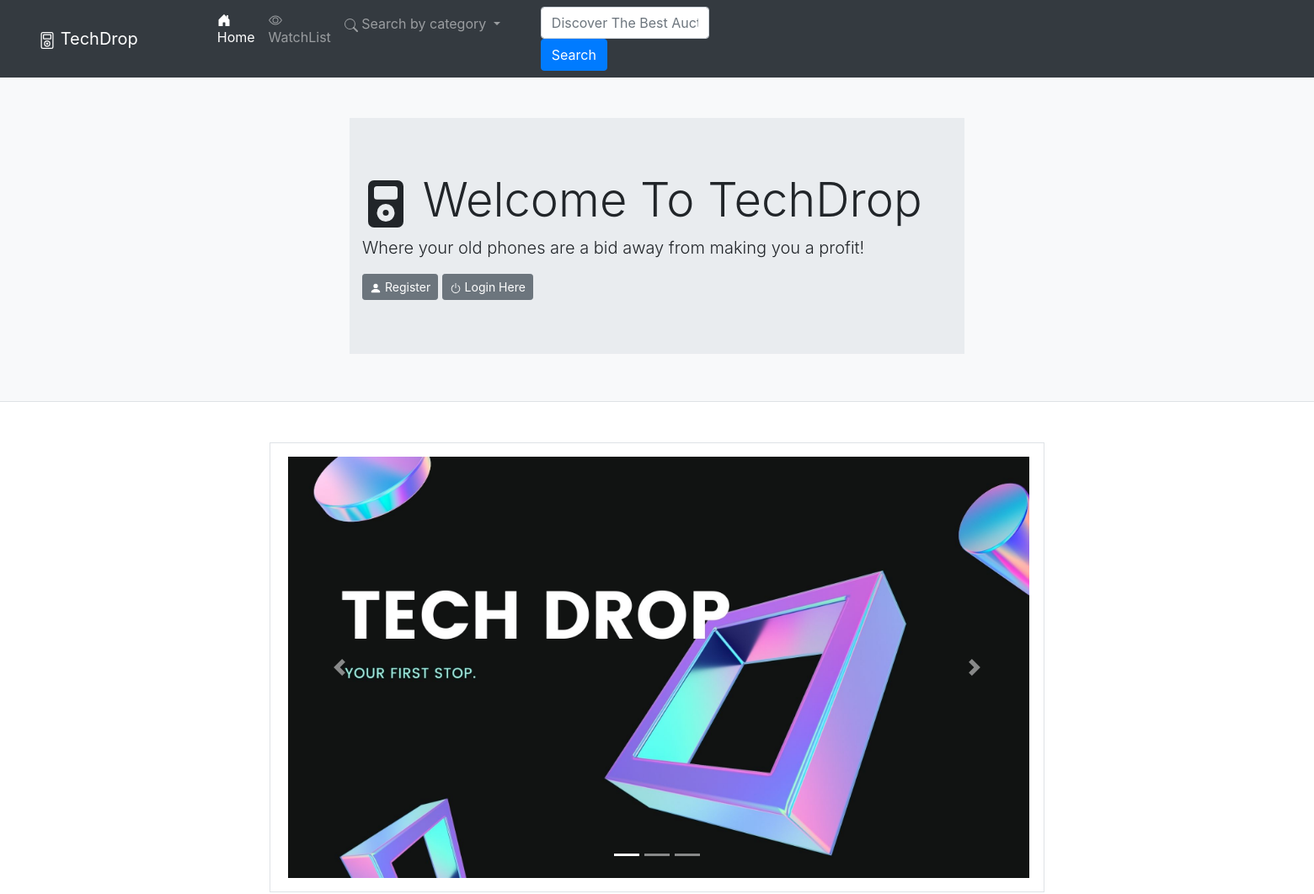
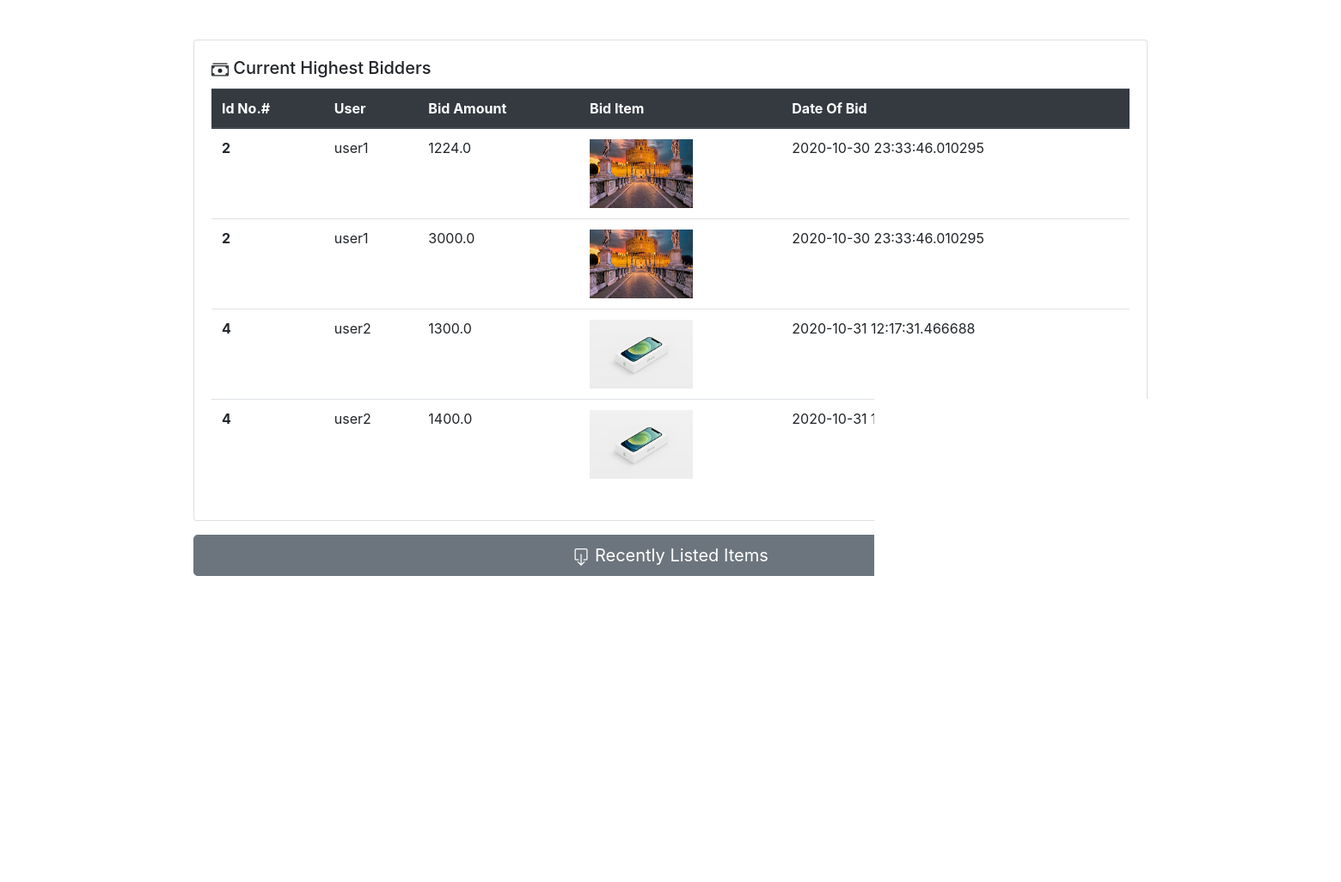
The page / on the database its author committed (2 pictures, top to bottom).
### PhoneApp/models.py (models this page shows, shortened)
class Bid(db.Model):
    __tablename__ = 'bids'
    id = db.Column(db.Integer, primary_key=True)
    bid_amount = db.Column(db.Float, nullable=False)
    bid_date = db.Column(db.DateTime, default=datetime.now())
    user_id = db.Column(db.Integer, db.ForeignKey('users.id'))
    auction_id = db.Column(db.Integer, db.ForeignKey('auctions.id'))

class User(db.Model, UserMixin):
    __tablename__ = 'users'
    id = db.Column(db.Integer, primary_key=True)
    name = db.Column(db.String(100), index=True, unique=True, nullable=False)
    emailid = db.Column(db.String(100), index=True, nullable=False)
    password_hash = db.Column(db.String(255), nullable=False)
    auctions = db.relationship('Auctions', backref='user')
    reviews = db.relationship('Review', backref='user')
    bids = db.relationship('Bid', backref='user')
    watchlists = db.relationship('Watchlist', backref='user')

class Auctions(db.Model):
    __tablename__ = 'auctions'
    id = db.Column(db.Integer, primary_key=True)
    title = db.Column(db.String(80), nullable=False)
    model = db.Column(db.String(80), nullable=False)
    description = db.Column(db.String(200))
    image = db.Column(db.String(400))
    open_bid = db.Column(db.Float(), nullable=False)
    start = db.Column(db.DateTime, default=datetime.now())
    end = db.Column(db.DateTime)
    status = db.Column(db.String(80), default='Active')
    user_id = db.Column(db.Integer, db.ForeignKey('users.id'))
    brand_id = db.Column(db.Integer, db.ForeignKey('brands.id'))
    condition_id = db.Column(db.Integer, db.ForeignKey('condition.id'))
    reviews = db.relationship('Review', backref='auction')
    bids = db.relationship('Bid', backref='auction')
    watchlists = db.relationship('Watchlist', backref='auction')

### PhoneApp/views.py (the view)
@bp.route('/')
def index():
    auctions = Auctions.query.filter_by().all()
    bids = Bid.query.filter_by().all()
    users = User.query.filter_by().all()
    full_page = 'Yes'
    for auction in auctions:
        starting_bid = (float(auction.open_bid))
        current_bid = db.session.query(
            func.max(Bid.bid_amount)).filter_by(auction_id=auction.id).scalar()
        if current_bid is not None:
            auction.current_bid = "${:.2f}".format(current_bid)
        else:
            auction.current_bid = "${:.2f}".format(starting_bid)
        auction.bid_number = Bid.query.filter_by(
            auction_id=auction.id).count()
        auction.timeleft = auction.end - datetime.now()
    return render_template('index.html', auctions=auctions, bids=bids, users=users, full_page=full_page)

### PhoneApp/templates/index.html (shortened to what this page needs)
{% extends 'base.html'%}
{% block header %}
<div class="container">
  <div class="row justify-content-center mt-5 pb-4">
    <div class="col-md-8">
      <div class="jumbotron jumbotron-fluid">
        <div class="container">
          <h1 class="display-4">
            Welcome To TechDrop</h1>
          <p class="lead">Where your old phones are a bid away from making you a profit! </p>
          {% if not current_user.is_authenticated %}
          <a href="{{url_for('auth.register')}}" class="btn btn-secondary btn-sm">
            <svg width="1em" height="1em" viewBox="0 0 16 16" class="bi bi-person-fill" fill="currentColor"
              xmlns="http://www.w3.org/2000/svg">
              <path fill-rule="evenodd"
                d="M3 14s-1 0-1-1 1-4 6-4 6 3 6 4-1 1-1 1H3zm5-6a3 3 0 1 0 0-6 3 3 0 0 0 0 6z" />
            </svg>
            Register</a>
          <a href="{{url_for('auth.login')}}" class="btn btn-secondary btn-sm"> <svg width="1em" height="1em"
              viewBox="0 0 16 16" class="bi bi-power" fill="currentColor" xmlns="http://www.w3.org/2000/svg">
              <path fill-rule="evenodd" d="M5.578 4.437a5 5 0 1 0 4.922.044l.5-.866a6 6 0 1 1-5.908-.053l.486.875z" />
              <path fill-rule="evenodd" d="M7.5 8V1h1v7h-1z" />
            </svg>
            Login Here</a>
          {% endif %}
        </div>
      </div>
    </div>
  </div>
</div>
{% endblock %}
{% block content %}
{% if full_page == 'Yes' %}
<div class="container">
  <div class="row mt-5 mb-5 justify-content-center">
    <div class="col-md-10">
      <div class="media border p-3">
        <div class="align-self-center media-body">
          <div id="carouselExampleIndicators" class="carousel slide" data-ride="carousel">
            <ol class="carousel-indicators">
              <li data-target="#carouselExampleIndicators" data-slide-to="0" class="active"></li>
              <li data-target="#carouselExampleIndicators" data-slide-to="1"></li>
              <li data-target="#carouselExampleIndicators" data-slide-to="2"></li>
            </ol>
            <div class="carousel-inner">
              <div class="carousel-item active">
                <img class="center-block" image src="{{url_for('static', filename='pics/1.jpg')}}" width="880"
                  height="500">
              </div>
            </div>
            <a class="carousel-control-prev" href="#carouselExampleIndicators" role="button" data-slide="prev">
              <span class="carousel-control-prev-icon" aria-hidden="true"></span>
            </a>
            <a class="carousel-control-next" href="#carouselExampleIndicators" role="button" data-slide="next">
              <span class="carousel-control-next-icon" aria-hidden="true"></span>
            </a>
          </div>
        </div>
      </div>
    </div>
  </div>
  <div class="card-deck mb-3">
    <div class="card">
      <div class="card-body">
        <h5 class="card-title">
          Current Highest Bidders</h5>
        <table class="table">
          <thead class="thead-dark">
            <tr>
              <th scope="col">Id No.#</th>
              <th scope="col"> User </th>
              <th scope="col">Bid Amount</th>
              <th scope="col">Bid Item</th>
              <th scope="col">Date Of Bid</th>
            </tr>
          </thead>
          <tbody>
            {% for bid in bids %}
            <tr>
              <th scope="row">{{bid.user_id}}</th>
              <td>{{bid.user.name}}</td>
              <td>{{bid.bid_amount}}</td>
              <td><img src="{{bid.auction.image}}" alt="Card image cap" border=5 height=80 width=120></td>
              <td>{{bid.bid_date}}</td>
            </tr>
            {% endfor %}
          </tbody>
        </table>
      </div>
    </div>
  </div>
  <p>
    <a class="btn btn-secondary btn-lg btn-block" data-toggle="collapse" href="#collapseExample" role="button"
      aria-expanded="false" aria-controls="collapseExample">
      Recently Listed Items
    </a>
  </p>
</div>
{% endif %}
{% endblock %}

### rows shown on the page
Bid: user_id "2", user.name "user1", bid_amount "1224.0", auction.image (picture), bid_date "2020-10-30 23:33:46.010295"
Bid: user_id "2", user.name "user1", bid_amount "3000.0", auction.image (picture), bid_date "2020-10-30 23:33:46.010295"
Bid: user_id "4", user.name "user2", bid_amount "1300.0", auction.image (picture), bid_date "2020-10-31 12:17:31.466688"
Bid: user_id "4", user.name "user2", bid_amount "1400.0", auction.image (picture), bid_date "2020-10-31 12:17:31.466688"
